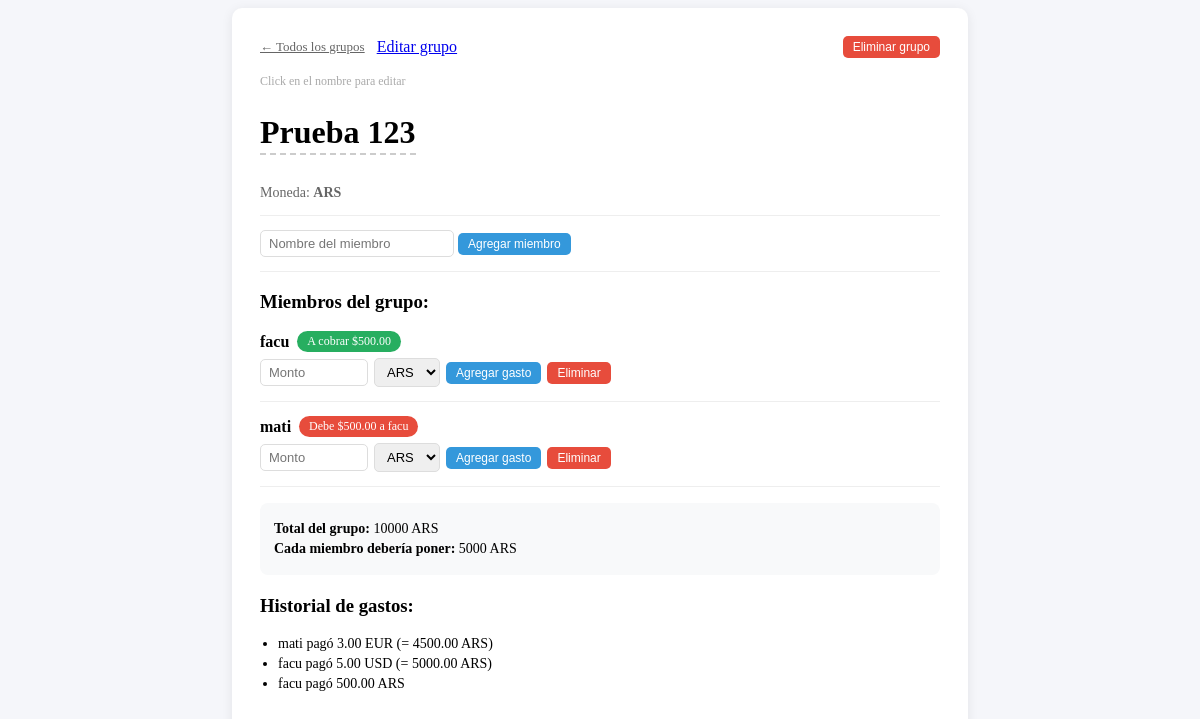
The page /group/11/ on the database its author committed.
### prototype/models.py (models this page shows, shortened)
class Group(models.Model):
    name = models.CharField(max_length=200)
    currency = models.CharField(max_length=3, choices=CURRENCY_CHOICES, default='ARS')
    members = models.JSONField(default=list)
    updated = models.DateField(auto_now=True)
    created = models.DateTimeField(auto_now_add=True)
    @property
    def total(self):
        from django.db.models import Sum
        result = self.expense_set.aggregate(Sum('amount'))['amount__sum']
        return result if result is not None else Decimal('0')

class Expense(models.Model):
    group = models.ForeignKey(Group, on_delete=models.CASCADE)
    paid_by = models.CharField(max_length=200)
    amount = models.DecimalField(max_digits=12, decimal_places=2)
    original_amount = models.DecimalField(max_digits=12, decimal_places=2)
    original_currency = models.CharField(max_length=3, choices=CURRENCY_CHOICES)

### prototype/views.py (the view, shortened to what this page needs)
# urls.py: path('group/<str:pk>/', views.group, name='group'),
def group(request, pk):
    group = get_object_or_404(Group, id=pk)
    debts, balances = calculate_debts(group)
    members_data = []
    for member in group.members:
        balance = balances.get(member, Decimal('0'))
        if balance > Decimal('0.01'):
            status = {'type': 'cobrar', 'amount': balance}
        elif balance < Decimal('-0.01'):
            member_debts = [d for d in debts if d['from'] == member]
            status = {'type': 'debe', 'debts': member_debts}
        else:
            status = {'type': 'al_dia'}
        members_data.append({'name': member, 'status': status})
    cost_per_member = (group.total / len(group.members)) if group.members else Decimal('0')
    expenses = group.expense_set.all().order_by('-id')
    context = {
        'group': group,
        'cost_per_member': cost_per_member,
        'members_data': members_data,
        'expenses': expenses,
        'currency_choices': CURRENCY_CHOICES,
    }
    return render(request, './prototype/group.html', context)

### prototype/templates/prototype/group.html (shortened to what this page needs)
{% extends "main.html" %}
{% block content %}
<div class="page">
  <div class="top-bar">
    <div style="display:flex;gap:12px;align-items:center;">
      <a href="{% url 'home' %}" style="color:#666;font-size:13px;">← Todos los grupos</a>
      <a href="{% url 'update-group' group.id %}">Editar grupo</a>
    </div>
    <form method="POST" onsubmit="return confirm('¿Seguro que querés eliminar este grupo?')">
      <button type="submit" class="btn btn-danger btn-sm">Eliminar grupo</button>
    </form>
  </div>
  <div style="font-size:12px;color:#aaa;margin-bottom:4px;">Click en el nombre para editar</div>
  <h1 id="group-name">{{ group.name }}</h1>
  <p style="color:#666;font-size:14px;margin-top:8px;">Moneda: <strong>{{ group.currency }}</strong></p>
  <hr>
  <form method="POST">
    <input type="text" name="new_member" placeholder="Nombre del miembro"/>
    <button type="submit" class="btn btn-primary btn-sm">Agregar miembro</button>
  </form>
  <hr>
  <h3>Miembros del grupo:</h3>
  {% for member_data in members_data %}
  <div class="member-row">
    <div class="member-header">
      <strong>{{ member_data.name }}</strong>
      {% if member_data.status.type == 'cobrar' %}
        <span class="badge badge-green">A cobrar ${{ member_data.status.amount }}</span>
      {% elif member_data.status.type == 'debe' %}
        {% for debt in member_data.status.debts %}
        <span class="badge badge-red">Debe ${{ debt.amount }} a {{ debt.to }}</span>
        {% endfor %}
      {% else %}
        <span class="badge badge-gray">Al día</span>
      {% endif %}
    </div>
    <div class="member-actions">
      <form method="POST" class="member-expense-form" style="display:flex;gap:6px;align-items:center;flex-wrap:wrap;">
        <input type="number" name="expense" step="0.01" min="0.01" placeholder="Monto" style="width:90px;"/>
        <select name="expense_currency" class="expense-currency">
          {% for code, label in currency_choices %}
          <option value="{{ code }}" {% if code == group.currency %}selected{% endif %}>{{ code }}</option>
          {% endfor %}
        </select>
        {% if group.members %}
        <button type="submit" class="btn btn-primary btn-sm">Agregar gasto</button>
        {% else %}
        <button type="button" class="btn btn-primary btn-sm" disabled title="Agregá un miembro primero">Agregar gasto</button>
        {% endif %}
      </form>
      <form method="POST" action="{% url 'delete-member' group.id %}">
        <button type="submit" class="btn btn-danger btn-sm"
                onclick="return confirm('¿Eliminar a {{ member_data.name }}?')">Eliminar</button>
      </form>
    </div>
  </div>
  <hr>
  {% empty %}
  <p style="color:#aaa;">No hay miembros. Agregá uno arriba.</p>
  <hr>
  {% endfor %}
  <div class="summary">
    <p><strong>Total del grupo:</strong> {{ group.total }} {{ group.currency }}</p>
    <p><strong>Cada miembro debería poner:</strong> {{ cost_per_member }} {{ group.currency }}</p>
  </div>
  {% if expenses %}
  <h3 style="margin-top:20px;">Historial de gastos:</h3>
  <ul style="padding-left:18px;">
    {% for expense in expenses %}
    <li style="margin:4px 0;font-size:14px;">
      {{ expense.paid_by }} pagó {{ expense.original_amount }} {{ expense.original_currency }}
      {% if expense.original_currency != group.currency %}
        (= {{ expense.amount }} {{ group.currency }})
      {% endif %}
    </li>
    {% endfor %}
  </ul>
  {% endif %}
</div>
{% endblock content %}

### templates/main.html (shortened to what this page needs)
<!DOCTYPE html>
<html>
<head>
</head>
<body>
  {% block content %}
  {% endblock %}
</body>
</html>

### prototype/templates/prototype/group.html (style rules this page uses)
body { background: #f5f6fa; }
.page { max-width: 680px; margin: 0 auto; background: white; border-radius: 10px; padding: 28px; box-shadow: 0 2px 12px rgba(0,0,0,0.08); }
.top-bar { display: flex; justify-content: space-between; align-items: center; margin-bottom: 16px; }
.btn { padding: 6px 14px; border-radius: 5px; border: none; cursor: pointer; font-size: 13px; }
.btn-danger { background: #e74c3c; color: white; }
.btn-primary { background: #3498db; color: white; }
.btn-sm { padding: 4px 10px; font-size: 12px; }
input[type=text], input[type=number], select { border: 1px solid #ddd; border-radius: 5px; padding: 5px 8px; font-size: 13px; }
.badge { padding: 3px 10px; border-radius: 12px; font-size: 12px; color: white; font-weight: 500; margin-left: 8px; }
.badge-green { background: #27ae60; }
.badge-red { background: #e74c3c; }
.member-row { margin-bottom: 14px; }
.member-header { display: flex; align-items: center; margin-bottom: 6px; }
.member-actions { display: flex; gap: 6px; align-items: center; flex-wrap: wrap; }
.summary { background: #f8f9fa; border-radius: 8px; padding: 14px; margin-top: 16px; }
.summary p { margin: 4px 0; font-size: 14px; }
hr { border: none; border-top: 1px solid #eee; margin: 14px 0; }
h1 { cursor: pointer; border-bottom: 2px dashed #ccc; display: inline-block; padding-bottom: 2px; }

### rows shown on the page
Group: name "Prueba 123", currency "ARS", expense_currency "ARS", total "10000"
Expense: name "facu", status.amount "500.00", amount "500.00", to "facu", paid_by "facu", original_amount "500.00", original_currency "ARS"
Expense: paid_by "mati", original_amount "3.00", original_currency "EUR", amount "4500.00"
Expense: paid_by "facu", original_amount "5.00", original_currency "USD", amount "5000.00"

### other values the page prints
{{ member_data.name }} "mati"
{{ cost_per_member }} "5000"
form field expense_currency "ARS"
